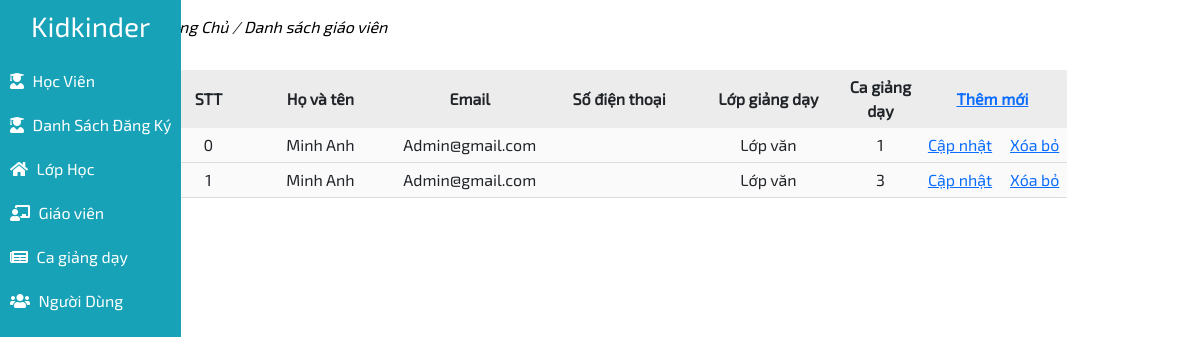
Screenshot of /admin/index.php?action=teacher with the database file from the repository.
### tables this page shows
CREATE TABLE `detailClass`  (
  `id` int NOT NULL AUTO_INCREMENT,
  `idClass` varchar(45) NULL DEFAULT NULL,
  `idShift` varchar(45) NULL DEFAULT NULL,
  `idTeacher` varchar(45) NULL DEFAULT NULL,
  PRIMARY KEY (`id`) USING BTREE
);

CREATE TABLE `teachers`  (
  `idTeacher` int NOT NULL AUTO_INCREMENT,
  `nameTeacher` varchar(45) NULL DEFAULT NULL,
  `emailTeacher` varchar(45) NULL DEFAULT NULL,
  `class1` varchar(45) NULL DEFAULT NULL,
  `shift1` varchar(45) NULL DEFAULT NULL,
  `phoneNumber` varchar(45) NULL DEFAULT NULL,
  `cccd` varchar(45) NULL DEFAULT NULL,
  `class2` varchar(45) NULL DEFAULT NULL,
  `shift2` varchar(45) NULL DEFAULT NULL,
  PRIMARY KEY (`idTeacher`) USING BTREE
);

CREATE TABLE `class`  (
  `id_class` int NOT NULL AUTO_INCREMENT,
  `class_name` varchar(100) NOT NULL,
  `start_date` date NOT NULL,
  `end_date` date NOT NULL,
  `tuition` varchar(15) NOT NULL,
  `desc_class` text NOT NULL,
  `capacity` int NOT NULL,
  `images` varchar(255) NOT NULL,
  PRIMARY KEY (`id_class`) USING BTREE
);

CREATE TABLE `shiftClass`  (
  `idShift` int NOT NULL AUTO_INCREMENT,
  `hourStart` time NULL DEFAULT NULL,
  `hourEnd` time NULL DEFAULT NULL,
  `nameShift` varchar(45) NULL DEFAULT NULL,
  PRIMARY KEY (`idShift`) USING BTREE
);

### database/config.php (called while the page is built, shortened)
<?php
    function getConnect(){
        $host = "localhost";
        $dbname = "kisdschool";
        $dbusername = "root";
        $dbpwd = "";
        try {
            $conn = new PDO("mysql:host=$host;dbname=$dbname;charset=utf8", $dbusername, $dbpwd);
        }catch(Exception $ex){
            var_dump($ex->getMessage());
            die;
        }
        return $conn;
    }
    function executeQuery($sqlQuery, $getAll = false){
        $conn = getConnect();
        $stmt = $conn->prepare($sqlQuery);
        $stmt->execute();
        $result = $stmt->fetchAll();
        if($getAll){
            return $result;
        }
        return $result[0];
    }
?>

### admin/page/teachers.php (the view)
<?php
$sqlTeacher = "SELECT * FROM kisdschool.teachers join detailClass on teachers.idTeacher = detailClass.idTeacher join class on detailClass.idClass = class.id_class join shiftClass on shiftClass.idShift = detailClass.idShift";
$dataTeachers = empty(executeQuery($sqlTeacher, true)) ? [] : executeQuery($sqlTeacher, true);
?>
<div class="teacherPage">
    <p class="navPage">
        <a href=""><i>Trang Chủ</i></a>
        <i>/</i>
        <a href=""><i>Danh sách giáo viên</i></a>
    </p>
    <div class="content">
        <table>
            <thead>
                <tr>
                    <th class="col-1">STT</th>
                    <th class="col-2">Họ và tên</th>
                    <th class="col-2">Email</th>
                    <th class="col-2">Số điện thoại</th>
                    <th class="col-2">Lớp giảng dạy</th>
                    <th class="col-1">Ca giảng dạy</th>
                    <th colspan="2" class="col-2">
                        <a href="?action=new-teacher">Thêm mới</a>
                    </th>
                </tr>
            </thead>
            <tbody>
                <?php foreach ($dataTeachers as $key => $value): ?>
                <tr>
                    <td><?= $key ?></td>
                    <td><?= $value['nameTeacher'] ?></td>
                    <td><?= $value['emailTeacher'] ?></td>
                    <td><?= $value['phoneNumber'] ?></td>
                    <td><?= $value['class_name'] ?></td>
                    <td><?= $value['nameShift'] ?></td>
                    <td>
                        <a href="?action=update-teacher&id=<?= $value['idTeacher'] ?>">Cập nhật</a>
                    </td>
                    <td>
                        <a href="?action=remove-teacher&id=<?= $value['idTeacher'] ?>">Xóa bỏ</a>
                    </td>
                </tr>
                <?php endforeach ?>
            </tbody>
        </table>
    </div>
</div>

### admin/css/style.css (style rules this page uses)
* { margin: 0; padding: 0; font-family: "Exo2"; }
.home .content { width: 90%; padding: 15px ; }
.navPage a { color: black; text-decoration: none; }
.content table { width: 100%; }
.content table thead th { padding: 5px 10px; text-align: center; }
.content table tbody td { text-align: center; padding: 5px 0px; border-bottom: 1px solid gainsboro; }
.content table { text-align: center; width: 100%; background: #f3f3f373; padding: 10px; border-radius: 10px; }
.content table thead th { background-color: #e5e5e5a6; padding: 5px 0px; }

### rows the page displays
detailclass: key "0", idTeacher.nameTeacher "Minh Anh", idTeacher.emailTeacher "Admin@gmail.com", idClass.class_name "Lớp văn", idShift.nameShift "1"
detailclass: key "1", idTeacher.nameTeacher "Minh Anh", idTeacher.emailTeacher "Admin@gmail.com", idClass.class_name "Lớp văn", idShift.nameShift "3"
